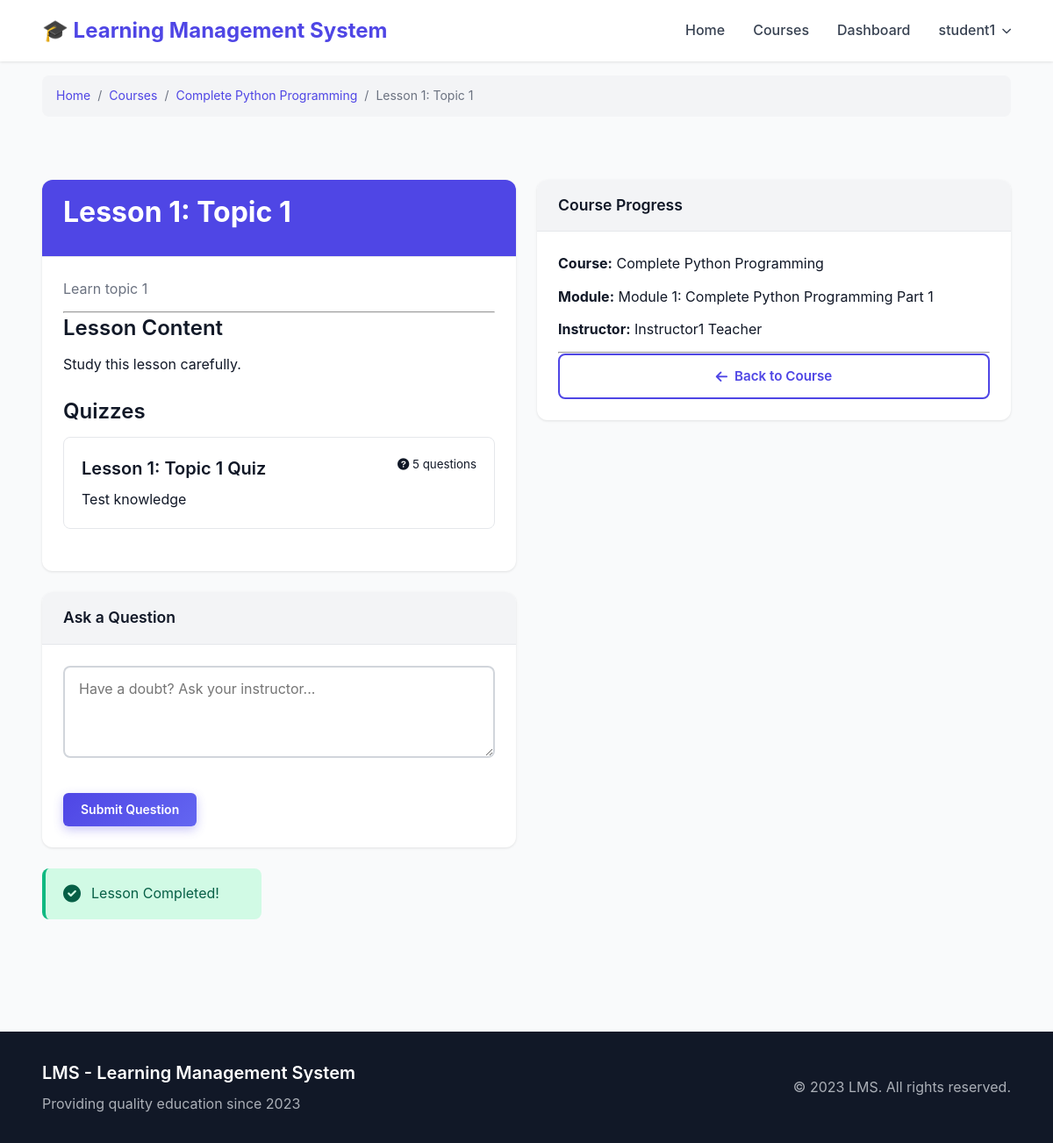
The app's page /courses/lessons/8/ (signed in) with its own data.
### accounts/models.py (models this page shows, shortened)
class User(AbstractUser):
    USER_TYPE_CHOICES = (
        ('student', 'Student'),
        ('instructor', 'Instructor'),
        ('admin', 'Admin'),
    )
    user_type = models.CharField(max_length=10, choices=USER_TYPE_CHOICES, default='student')
    profile_picture = models.ImageField(upload_to='profile_pictures/', null=True, blank=True)
    phone = models.CharField(max_length=20, null=True, blank=True)
    bio = models.TextField(blank=True, null=True)
    date_of_birth = models.DateField(null=True, blank=True)
    website = models.URLField(max_length=200, blank=True, null=True)
    address = models.TextField(blank=True, null=True)
    LEARNING_STYLE_CHOICES = (
        ('visual', 'Visual'),
        ('auditory', 'Auditory'),
        ('reading', 'Reading/Writing'),
        ('kinesthetic', 'Kinesthetic'),
    )
    learning_style = models.CharField(max_length=20, choices=LEARNING_STYLE_CHOICES, null=True, blank=True)
    preferred_language = models.CharField(max_length=50, blank=True, null=True)
    daily_study_goal = models.PositiveIntegerField(default=30, validators=[MinValueValidator(15), MaxValueValidator(480)])  # in minutes
    @property
    def is_student(self):
        return self.user_type == 'student'
    @property
    def is_instructor(self):
        return self.user_type == 'instructor'
    @property
    def is_admin(self):
        return self.is_superuser or self.user_type == 'admin'

### courses/models.py (models this page shows, shortened)
class Course(models.Model):
    title = models.CharField(max_length=200, unique=True)
    code = models.CharField(max_length=20, unique=True, blank=True, null=True, help_text="Unique course code (e.g., CS101)")
    description = models.TextField()
    instructor = models.ForeignKey(
        settings.AUTH_USER_MODEL,
        on_delete=models.CASCADE,
        related_name='courses_taught'
    )
    thumbnail = models.ImageField(upload_to='course_thumbnails/', null=True, blank=True)
    syllabus = models.FileField(upload_to='syllabi/', null=True, blank=True)
    category = models.ForeignKey(Category, on_delete=models.SET_NULL, null=True, blank=True, related_name='courses')
    created_at = models.DateTimeField(auto_now_add=True)
    updated_at = models.DateTimeField(auto_now=True)

class Lesson(models.Model):
    module = models.ForeignKey(Module, on_delete=models.CASCADE, related_name='lessons')
    title = models.CharField(max_length=200)
    content = models.TextField(blank=True)
    description = models.TextField(blank=True, null=True)
    video_file = models.FileField(upload_to='lesson_videos/', blank=True, null=True, help_text="Upload video file (MP4, WebM, etc.)")
    video_url = models.URLField(blank=True, null=True, help_text="YouTube/Vimeo URL (optional reference)")
    attachment = models.FileField(upload_to='lesson_attachments/', blank=True, null=True)
    order = models.PositiveIntegerField(default=0)
    class Meta:
        ordering = ['order']

class Module(models.Model):
    course = models.ForeignKey(Course, on_delete=models.CASCADE, related_name='modules')
    title = models.CharField(max_length=200)
    description = models.TextField(blank=True, null=True)
    order = models.PositiveIntegerField(default=0)
    class Meta:
        ordering = ['order']

### quizzes/models.py (models this page shows, shortened)
class Quiz(models.Model):
    title = models.CharField(max_length=200)
    lesson = models.ForeignKey(
        Lesson,
        on_delete=models.CASCADE,
        related_name='quizzes'
    )
    instructor = models.ForeignKey(
        settings.AUTH_USER_MODEL,
        on_delete=models.CASCADE,
        related_name='quizzes'
    )
    description = models.TextField(blank=True)
    instructions = models.TextField(blank=True, help_text="Instructions for students")
    start_date = models.DateTimeField(null=True, blank=True, help_text="When quiz becomes available")
    end_date = models.DateTimeField(null=True, blank=True, help_text="When quiz closes")
    time_limit_minutes = models.PositiveIntegerField(default=30, help_text="Duration in minutes")
    passing_score = models.PositiveIntegerField(default=70, help_text="Percentage to pass")
    max_attempts = models.PositiveIntegerField(default=3, help_text="Maximum attempts allowed")
    is_published = models.BooleanField(default=False)
    shuffle_questions = models.BooleanField(default=True)
    show_correct_answers = models.BooleanField(default=True)
    created_at = models.DateTimeField(auto_now_add=True)
    updated_at = models.DateTimeField(auto_now=True)
    @property
    def total_questions(self):
        return self.questions.count()

### courses/views.py (the view)
# urls.py: path('lessons/<int:pk>/', views.lesson_detail, name='lesson_detail'),
@login_required
def lesson_detail(request, pk):
    lesson = get_object_or_404(Lesson, pk=pk)
    course = lesson.module.course
    is_enrolled = Enrollment.objects.filter(student=request.user, course=course, is_active=True).exists()
    is_instructor = request.user == course.instructor
    if not (is_enrolled or is_instructor or request.user.is_admin):
        messages.error(request, "You must be enrolled in this course to view lessons.")
        return redirect('courses:course_detail', pk=course.pk)
    from lessons.models import LessonCompletion
    from quizzes.models import QuizAttempt
    is_completed = LessonCompletion.objects.filter(student=request.user, lesson=lesson).exists()
    lesson_quizzes = lesson.quizzes.all()
    quizzes_completed = True
    if lesson_quizzes.exists():
        for quiz in lesson_quizzes:
            if not QuizAttempt.objects.filter(student=request.user, quiz=quiz, completed_at__isnull=False).exists():
                quizzes_completed = False
                break
    context = {
        'lesson': lesson,
        'course': course,
        'is_completed': is_completed,
        'quizzes_completed': quizzes_completed,
        'has_quizzes': lesson_quizzes.exists(),
    }
    return render(request, 'lessons/lesson_detail.html', context)

### templates/lessons/lesson_detail.html (shortened to what this page needs)
{% extends 'base.html' %}
{% load video_filters %}
{% block breadcrumb %}
<nav aria-label="breadcrumb">
    <ol class="breadcrumb">
        <li class="breadcrumb-item"><a href="{% url 'home' %}">Home</a></li>
        <li class="breadcrumb-item"><a href="{% url 'courses:course_list' %}">Courses</a></li>
        <li class="breadcrumb-item"><a href="{% url 'courses:course_detail' course.pk %}">{{ course.title }}</a></li>
        <li class="breadcrumb-item active">{{ lesson.title }}</li>
    </ol>
</nav>
{% endblock %}
{% block content %}
<div class="container py-5">
    <div class="row">
        <div class="col-lg-8">
            <div class="card mb-4">
                <div class="card-header bg-primary text-white">
                    <h2 class="mb-0">{{ lesson.title }}</h2>
                </div>
                <div class="card-body">
                    {% if lesson.description %}
                    <p class="text-muted">{{ lesson.description }}</p>
                    <hr>
                    {% endif %}
                    {% if lesson.content %}
                    <div class="mb-4">
                        <h4>Lesson Content</h4>
                        <div class="lesson-content">
                            {{ lesson.content|linebreaks }}
                        </div>
                    </div>
                    {% endif %}
                    <div class="mb-4">
                        <div class="d-flex justify-content-between align-items-center">
                            <h4>Quizzes</h4>
                        </div>
                        {% if lesson.quizzes.exists %}
                        <div class="list-group">
                            {% for quiz in lesson.quizzes.all %}
                            <a href="{% url 'quizzes:quiz_detail' quiz.pk %}" class="list-group-item list-group-item-action">
                                <div class="d-flex w-100 justify-content-between">
                                    <h5 class="mb-1">{{ quiz.title }}</h5>
                                    <small><i class="fas fa-question-circle"></i> {{ quiz.total_questions }} questions</small>
                                </div>
                                <p class="mb-1">{{ quiz.description|truncatewords:20 }}</p>
                            </a>
                            {% endfor %}
                        </div>
                        {% else %}
                        <p class="text-muted">No quizzes yet.</p>
                        {% endif %}
                    </div>
                </div>
            </div>
            {% if user.is_student %}
            <div class="card mb-4">
                <div class="card-header">
                    <h5 class="mb-0">Ask a Question</h5>
                </div>
                <div class="card-body">
                    <form method="post" action="{% url 'lessons:add_doubt' lesson.pk %}">
                        <div class="form-group">
                            <textarea name="question" class="form-control" rows="3" placeholder="Have a doubt? Ask your instructor..." required></textarea>
                        </div>
                        <button type="submit" class="btn btn-primary btn-sm mt-2">Submit Question</button>
                    </form>
                </div>
            </div>
            <div class="d-flex justify-content-between">
                {% if not is_completed %}
                    {% if has_quizzes and not quizzes_completed %}
                    <div class="alert alert-warning w-100">
                        <i class="fas fa-exclamation-triangle"></i> You must complete all quizzes before marking this lesson as complete.
                    </div>
                    {% else %}
                    <form method="post" action="{% url 'courses:lesson_complete' lesson.pk %}">
                        {% csrf_token %}
                        <button type="submit" class="btn btn-success">
                            <i class="fas fa-check"></i> Mark as Complete
                        </button>
                    </form>
                    {% endif %}
                {% else %}
                <div class="alert alert-success">
                    <i class="fas fa-check-circle"></i> Lesson Completed!
                </div>
                {% endif %}
            </div>
            {% endif %}
        </div>
        <div class="col-lg-4">
            <div class="card">
                <div class="card-header">
                    <h5 class="mb-0">Course Progress</h5>
                </div>
                <div class="card-body">
                    <p><strong>Course:</strong> {{ course.title }}</p>
                    <p><strong>Module:</strong> {{ lesson.module.title }}</p>
                    <p><strong>Instructor:</strong> {{ course.instructor.get_full_name }}</p>
                    <hr>
                    <a href="{% url 'courses:course_detail' course.pk %}" class="btn btn-outline-primary w-100">
                        <i class="fas fa-arrow-left"></i> Back to Course
                    </a>
                </div>
            </div>
        </div>
    </div>
</div>
{% endblock %}

### templates/base.html (shortened to what this page needs)
<!DOCTYPE html>
<html lang="en">
<head>
    <link rel="stylesheet" href="https://cdnjs.cloudflare.com/ajax/libs/font-awesome/6.0.0/css/all.min.css">
    {% load static %}
    <link rel="stylesheet" href="{% static 'css/reset.css' %}?v=11">
    <link rel="stylesheet" href="{% static 'css/responsive.css' %}?v=17">
    <link rel="stylesheet" href="{% static 'css/style.css' %}?v=11">
    <link rel="stylesheet" href="{% static 'css/admin-fix.css' %}?v=11">
    <link rel="stylesheet" href="{% static 'css/navbar-fix.css' %}?v=11">
    <link rel="stylesheet" href="{% static 'css/instructor-students.css' %}?v=11">
    <link rel="stylesheet" href="{% static 'css/lessons.css' %}?v=2">
    <link rel="stylesheet" href="{% static 'css/quizzes.css' %}?v=2">
    <link rel="stylesheet" href="{% static 'css/dashboard.css' %}?v=2">
    <link rel="stylesheet" href="{% static 'css/student-progress.css' %}?v=2">
    <link rel="stylesheet" href="{% static 'css/admin-progress.css' %}?v=2">
    <link rel="stylesheet" href="{% static 'css/doubts.css' %}?v=2">
    <link rel="stylesheet" href="{% static 'css/assessments.css' %}?v=2">
    <link rel="stylesheet" href="{% static 'css/forms.css' %}?v=1">
</head>
<body>
    <nav class="navbar">
        <div class="container navbar-container">
            <a class="navbar-brand" href="/">🎓 Learning Management System</a>
            <div class="navbar-menu" id="navbarMenu">
                <a class="nav-link" href="{% url 'home' %}">Home</a>
                <a class="nav-link" href="{% url 'courses:course_list' %}">Courses</a>
                {% if user.is_authenticated %}
                <a class="nav-link" href="{% url 'accounts:dashboard' %}">Dashboard</a>
                <div class="dropdown" id="userDropdownContainer">
                    <span class="nav-link dropdown-toggle" onclick="toggleDropdown(event)">{{ user.username }}</span>
                </div>
                {% else %}
                <a class="nav-link" href="{% url 'accounts:login' %}">Login</a>
                <a class="btn-register" href="{% url 'accounts:register' %}">Register</a>
                {% endif %}
            </div>
        </div>
    </nav>
    <main>
        <div class="container mt-2">
            {% block breadcrumb %}{% endblock %}
        </div>
        {% block content %}{% endblock %}
    </main>
    <footer>
        <div class="container">
            <div class="footer-content">
                <div class="footer-left">
                    <h5>LMS - Learning Management System</h5>
                    <p>Providing quality education since 2023</p>
                </div>
                <div class="footer-right">
                    <p>&copy; 2023 LMS. All rights reserved.</p>
                </div>
            </div>
        </div>
    </footer>
</body>
</html>

### static/css/style.css (style rules this page uses)
footer { background: var(--gray-900); color: var(--gray-300); padding: 2rem 0; margin-top: 4rem; }

### static/css/admin-fix.css (style rules this page uses)
form .btn:not(.btn-block) { width: auto !important; }
.card { margin-bottom: 1.5rem; }
.card-body { padding: 1.5rem; }
.card-header { padding: 1rem 1.5rem; }
.row { display: flex; flex-wrap: wrap; gap: 1rem; margin: 0; }
.row > [class*='col-'] { padding: 0; }
.align-items-center { align-items: center; }
.bg-primary { background: var(--primary) !important; }
.d-flex { display: flex !important; }
.justify-content-between { justify-content: space-between !important; }
.align-items-center { align-items: center !important; }
.mb-4 { margin-bottom: 1.5rem !important; }

### static/css/navbar-fix.css (style rules this page uses)
.navbar .dropdown { position: relative; }
.navbar .dropdown-toggle { cursor: pointer; user-select: none; display: flex; align-items: center; gap: 0.5rem; }
.navbar .dropdown-toggle::after { content: '\f078'; font-family: 'Font Awesome 6 Free'; font-weight: 900; font-size: 0.7rem; transition: transform 0.3s; }

### static/css/instructor-students.css (style rules this page uses)
.mb-4 { margin-bottom: 1.5rem; }
.container .row { display: flex; flex-wrap: wrap; gap: 1.5rem; }
.container .row > [class*='col-'] { flex: 1; min-width: 300px; }
.container .card { margin-bottom: 1.5rem; width: 100%; }
.container .card-body p { margin-bottom: 0.75rem; word-wrap: break-word; }
.container .card-body p:last-child { margin-bottom: 0; }
.container .card-header h5 { margin: 0; font-size: 1.1rem; }

### static/css/lessons.css (style rules this page uses)
.lesson-content { flex: 1; min-width: 0; }

### static/css/forms.css (style rules this page uses)
.form-group { display: flex; flex-direction: column; }

### records on screen
User: username "student1"
Course: title "Complete Python Programming", instructor.get_full_name "Instructor1 Teacher"
Lesson: title "Lesson 1: Topic 1", description "Learn topic 1", content "Study this lesson carefully.", module "Module 1: Complete Python Programming Part 1"
Quiz: title "Lesson 1: Topic 1 Quiz", total_questions "5", description "Test knowledge"
